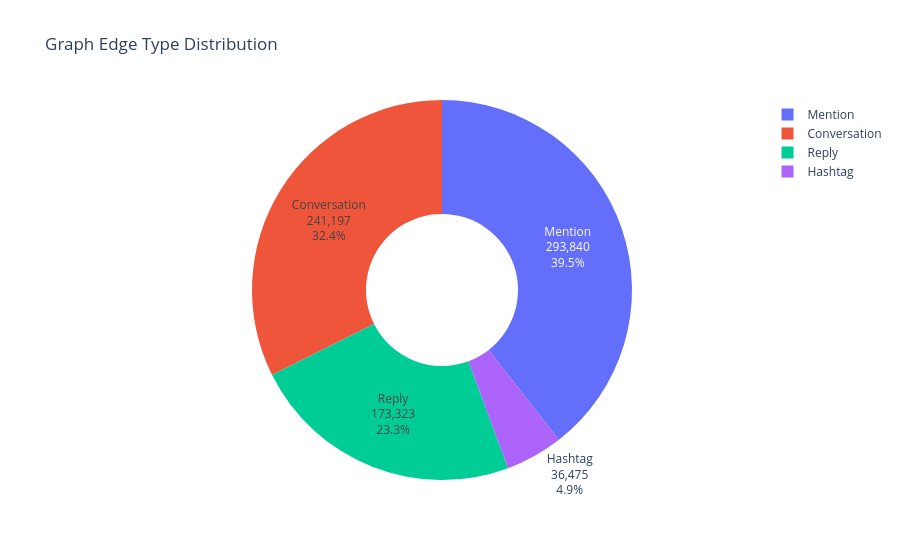

Source (notebook cell):
### Code cell
import plotly.express as px
import pandas as pd

edge_df = pd.DataFrame({
    "edge_type": ["Reply", "Mention", "Hashtag", "Conversation"],
    "count": [reply_count, mention_count, hashtag_count, conversation_count]
})

fig = px.pie(
    edge_df,
    names='edge_type',
    values='count',
    hole=0.4,
    title='Graph Edge Type Distribution'
)

fig.update_traces(
    textinfo='label+percent+value'
)

fig.show()

### Figure 1 — Plotly figure (JSON) as saved in the notebook; plotly's stock layout.template omitted (floating-point values rounded to 4 significant figures)
{"data": [{"domain": {"x": [0, 1], "y": [0, 1]}, "hole": 0.4, "hovertemplate": "edge_type=%{label}<br>count=%{value}<extra></extra>", "labels": ["Reply", "Mention", "Hashtag", "Conversation"], "legendgroup": "", "name": "", "showlegend": true, "textinfo": "label+percent+value", "type": "pie", "values": [173323, 293840, 36475, 241197]}], "layout": {"legend": {"tracegroupgap": 0}, "title": {"text": "Graph Edge Type Distribution"}}}
